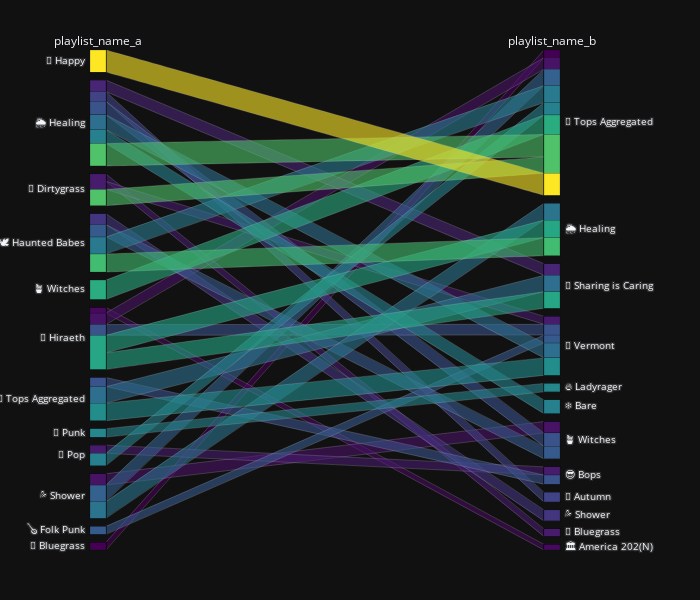

The cell this chart's notebook holds for it:
### Code cell
# Plot Parallel Categories
f.plot_parallel_categories(df=df).show()

### Figure 1 — Plotly figure (JSON) as saved in the notebook; plotly's stock layout.template omitted (floating-point values rounded to 4 significant figures; data arrays with more than 128 entries replaced by an {"elided": "..."} marker saying what was removed)
{"data": [{"dimensions": [{"label": "playlist_name_a", "values": {"elided": "4026 str values"}}, {"label": "playlist_name_b", "values": {"elided": "4026 str values"}}], "domain": {"x": [0, 1], "y": [0, 1]}, "line": {"color": {"elided": "4026 int values"}, "coloraxis": "coloraxis"}, "name": "", "type": "parcats"}], "layout": {"coloraxis": {"colorbar": {"title": {"text": "shared_count"}}, "colorscale": [[0, "#440154"], [0.1111, "#482878"], [0.2222, "#3e4989"], [0.3333, "#31688e"], [0.4444, "#26828e"], [0.5556, "#1f9e89"], [0.6667, "#35b779"], [0.7778, "#6ece58"], [0.8889, "#b5de2b"], [1, "#fde725"]], "showscale": false}, "height": 600, "legend": {"tracegroupgap": 0}, "margin": {"b": 50, "l": 50, "r": 100, "t": 50}, "showlegend": false, "width": 700}}
